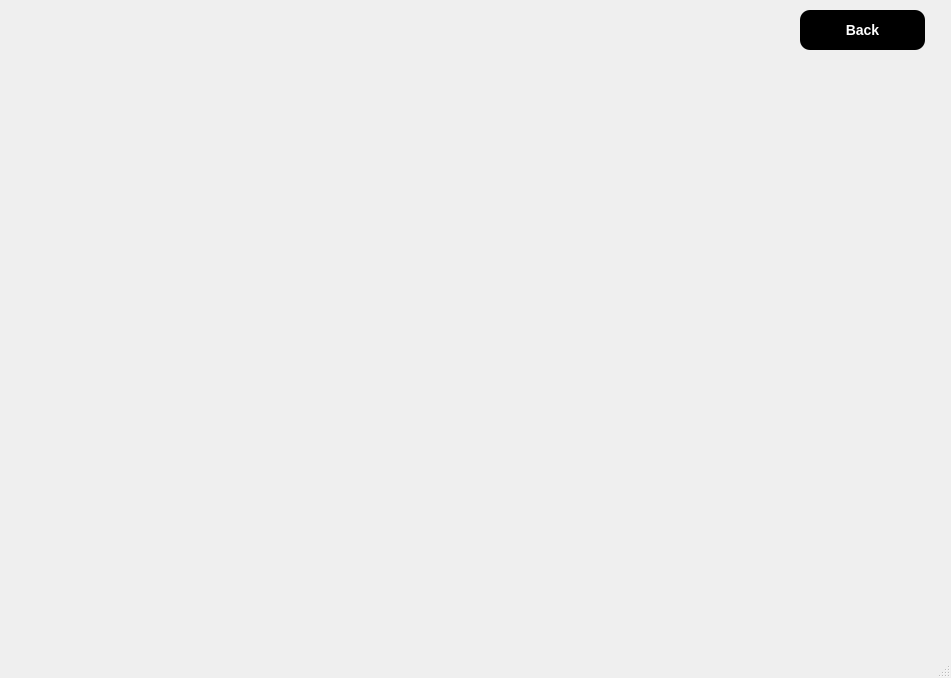
<?xml version="1.0" encoding="UTF-8"?>
<ui version="4.0">
 <class>MainWindow</class>
 <widget class="QMainWindow" name="MainWindow">
  <property name="geometry">
   <rect>
    <x>0</x>
    <y>0</y>
    <width>951</width>
    <height>678</height>
   </rect>
  </property>
  <property name="windowTitle">
   <string>MainWindow</string>
  </property>
  <property name="styleSheet">
   <string notr="true">QPushButton {
    background-color: black;
    color: white;
    border-radius: 10px;
    padding: 10px;
    font-weight: bold;
	font-size: 14px;
}
QPushButton:hover {
    background-color: #000080;
}
</string>
  </property>
  <widget class="QWidget" name="centralwidget">
   <widget class="QPushButton" name="back_button">
    <property name="geometry">
     <rect>
      <x>800</x>
      <y>10</y>
      <width>125</width>
      <height>40</height>
     </rect>
    </property>
    <property name="minimumSize">
     <size>
      <width>125</width>
      <height>40</height>
     </size>
    </property>
    <property name="maximumSize">
     <size>
      <width>1000</width>
      <height>1000</height>
     </size>
    </property>
    <property name="font">
     <font>
      <pointsize>-1</pointsize>
      <weight>75</weight>
      <bold>true</bold>
     </font>
    </property>
    <property name="text">
     <string>Back</string>
    </property>
   </widget>
  </widget>
  <widget class="QMenuBar" name="menubar">
   <property name="geometry">
    <rect>
     <x>0</x>
     <y>0</y>
     <width>951</width>
     <height>21</height>
    </rect>
   </property>
  </widget>
  <widget class="QStatusBar" name="statusbar"/>
 </widget>
 <resources/>
 <connections/>
</ui>
